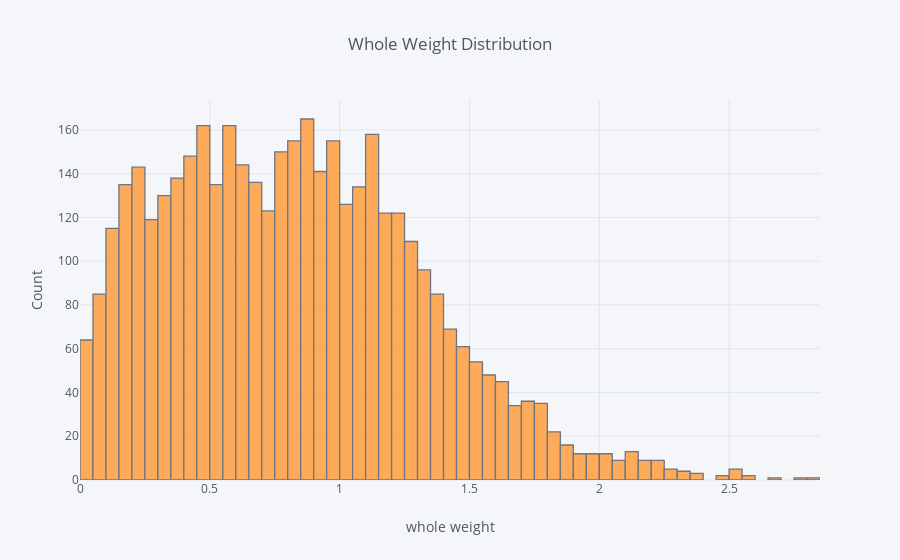

The code cell stored with this chart in its notebook:
### Markdown cell above
The scatterplot is meant to show the relationship between the height of the abalone and its diameter, with color coding meant to show the difference between the males and females of the species.

### Code cell
df = data['whole weight']
df.iplot(kind='hist', xTitle='whole weight', yTitle='Count', 
           title='Whole Weight Distribution')

### Figure 1 — Plotly figure (JSON) as saved in the notebook; plotly's stock layout.template omitted (floating-point values rounded to 4 significant figures; data arrays with more than 128 entries replaced by an {"elided": "..."} marker saying what was removed)
{"data": [{"histfunc": "count", "histnorm": "", "marker": {"color": "rgba(255, 153, 51, 1.0)", "line": {"color": "#4D5663", "width": 1.3}}, "name": "whole weight", "opacity": 0.8, "orientation": "v", "type": "histogram", "uid": "8cfc27d9-e837-4e53-9234-b6075e9205a8", "x": {"elided": "4177 float values"}}], "layout": {"barmode": "overlay", "legend": {"bgcolor": "#F5F6F9", "font": {"color": "#4D5663"}}, "paper_bgcolor": "#F5F6F9", "plot_bgcolor": "#F5F6F9", "title": {"font": {"color": "#4D5663"}, "text": "Whole Weight Distribution"}, "xaxis": {"gridcolor": "#E1E5ED", "showgrid": true, "tickfont": {"color": "#4D5663"}, "title": {"font": {"color": "#4D5663"}, "text": "whole weight"}, "zerolinecolor": "#E1E5ED"}, "yaxis": {"gridcolor": "#E1E5ED", "showgrid": true, "tickfont": {"color": "#4D5663"}, "title": {"font": {"color": "#4D5663"}, "text": "Count"}, "zerolinecolor": "#E1E5ED"}}}
